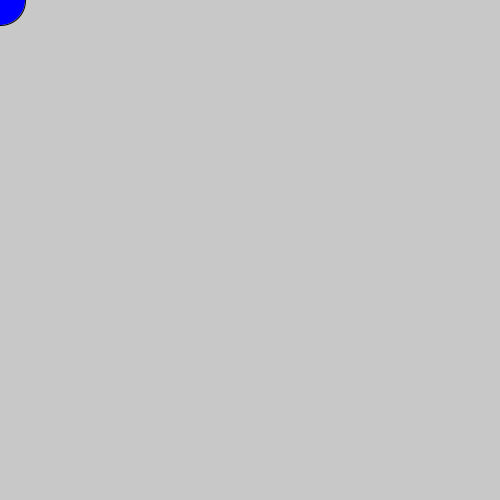
Frame 1 (no input)
Frame 60 (the mouse pressed at the canvas centre just before this capture): identical to frame 1, image omitted
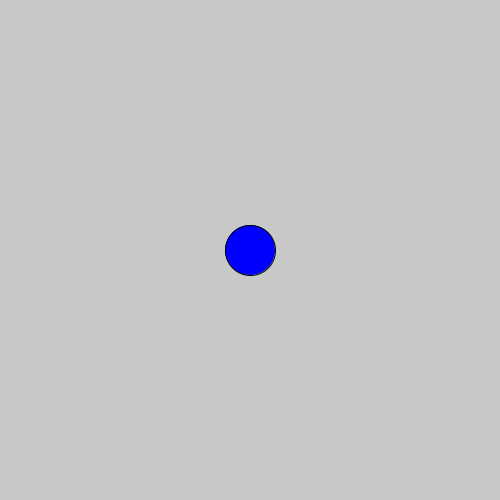
Frame 120 (the mouse held since frame 60 and released just before this capture)

The Processing sketch that drew these frames (run headless with seeded random() and noise(); from frame 60 on, the mouse is pressed at the canvas centre):

// Processing sketch: Following_Mouse
// ── Following_Mouse.pde
// runs exactly one time
void setup() {
  size(500,500);
  background(200);
  frameRate(60);
}
// operates on a loop
void draw() {
  background(200);
  fill(0,0,255);
  ellipse(mouseX,mouseY,50,50);
  
}
